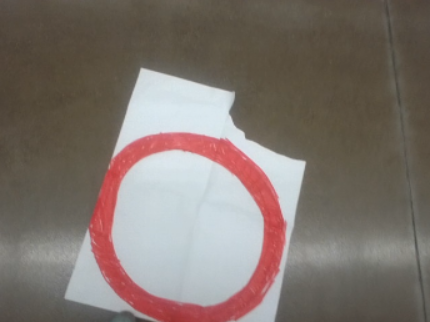
#> input picture droneStuff/lib/test_img.png, 430 x 322 px, found by its file name
$ python test.py
#> lines starting #> are read from the running program, lines starting #| are printed output that depends on the picture
import cv2
import numpy as np
from sklearn.neighbors import KNeighborsClassifier
from sklearn.model_selection import train_test_split
import matplotlib.pyplot as plt
import os

class Landing:
    def __init__(self):
        # Initialize
        self.knn_classifier = KNeighborsClassifier(n_neighbors=5)

        # Define sample images as class attributes
        self.test_img = cv2.imread("test_images/test_img.png")
#> self.test_img is the input picture: shape (322, 430, 3); mean B, G, R 109.5, 116, 127.2
        self.test_img2 = cv2.imread("test_images/test_img2.png")
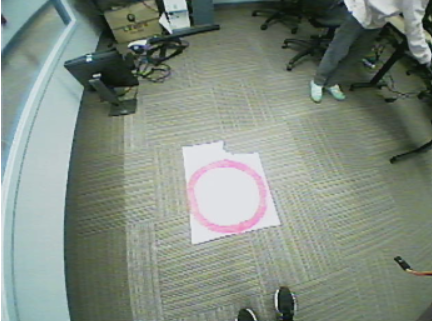
#> input picture droneStuff/lib/test_img2.png, 432 x 321 px, found by its file name
#> self.test_img2 is the input picture: shape (321, 432, 3); mean B, G, R 128.1, 139.1, 128.5
        self.sample_img = cv2.imread("test_images/Landing1/img65.png")
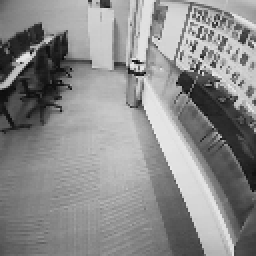
#> input picture droneStuff/lib/control1/img65.png, 128 x 128 px, found by its file name (shown 2 times larger)
#> self.sample_img is the input picture: shape (128, 128, 3); min 7, max 239, mean 139.2
        self.sample_img2 = cv2.imread("test_images/Landing2/img149.png")
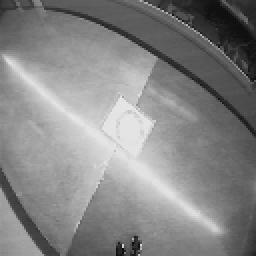
#> input picture droneStuff/lib/landing2/img149.png, 128 x 128 px, found by its file name (shown 2 times larger)
#> self.sample_img2 is the input picture: shape (128, 128, 3); min 6, max 232, mean 133.2
        self.sample_img3 = cv2.imread("test_images/Control4/img65.png")
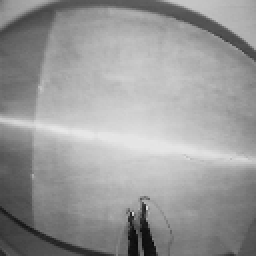
#> input picture droneStuff/lib/control4/img65.png, 128 x 128 px, found by its file name (shown 2 times larger)
#> self.sample_img3 is the input picture: shape (128, 128, 3); min 8, max 231, mean 153
        self.sample_img4 = cv2.imread("test_images/Control3/img14.png")
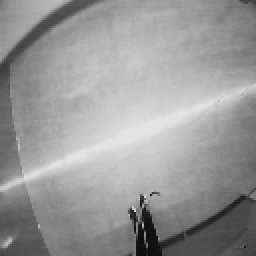
#> input picture droneStuff/lib/control4/img14.png, 128 x 128 px, found by its file name (shown 2 times larger)
#> self.sample_img4 is the input picture: shape (128, 128, 3); min 11, max 229, mean 152.6

    def load_and_preprocess_images_from_folder(self, folder):
#> called with folder = 'control1'
        images = []
        for filename in os.listdir(folder):
            img = cv2.imread(os.path.join(folder, filename), cv2.IMREAD_GRAYSCALE)
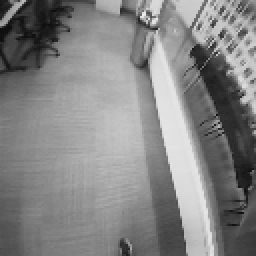
#> input picture droneStuff/lib/control1/img10.png, 128 x 128 px (shown 2 times larger)
#> img is the input picture: shape (128, 128); min 13, max 238, mean 132.3
            if img is not None:
                img = cv2.resize(img, (128, 128))  # Resize
                images.append(img.flatten())
        return images

    def train_knn_classifier(self):
        # Load and preprocess
        control_images1 = self.load_and_preprocess_images_from_folder("control1")
        control_images2 = self.load_and_preprocess_images_from_folder("control2")
        control_images3 = self.load_and_preprocess_images_from_folder("control3")
        control_images4 = self.load_and_preprocess_images_from_folder("control4")
        landing_images1 = self.load_and_preprocess_images_from_folder("landing1")
        landing_images2 = self.load_and_preprocess_images_from_folder("landing2")
        landing_images3 = self.load_and_preprocess_images_from_folder("landing3")
        landing_images4 = self.load_and_preprocess_images_from_folder("landing4")

        # Create labels; (0 for "control", 1 for "landing")
        control_labels1 = np.zeros(len(control_images1))
        control_labels2 = np.zeros(len(control_images2))
        control_labels3 = np.zeros(len(control_images3))
        control_labels4 = np.zeros(len(control_images4))
        landing_labels1 = np.ones(len(landing_images1))
        landing_labels2 = np.ones(len(landing_images2))
        landing_labels3 = np.ones(len(landing_images3))
        landing_labels4 = np.ones(len(landing_images4))

        # Combine
        X = np.array(
            control_images1 + control_images2 + control_images3 + control_images4 + landing_images1 + landing_images2 + landing_images3 + landing_images4)
        y = np.concatenate((control_labels1, control_labels2, control_labels3, control_labels4, landing_labels1,
                            landing_labels2, landing_labels3, landing_labels4))

        # Split the data into training and testing sets
        X_train, _, y_train, _ = train_test_split(X, y, test_size=0.2, random_state=42)

        # Train KNN classifier
        self.knn_classifier.fit(X_train, y_train)

    def detect_target(self, image):
        # Preprocess
        processed_image = cv2.cvtColor(image, cv2.COLOR_BGR2GRAY)
        processed_image = cv2.resize(processed_image, (128, 128))  # Adjust

        # Visualize the preprocessed image
        plt.imshow(processed_image, cmap='gray')
        plt.title('Preprocessed Image')
        plt.show()

        processed_image = processed_image.flatten().reshape(1, -1)

        # Use the KNN classifier to predict
        prediction = self.knn_classifier.predict(processed_image)

        # If the prediction is 1, target is detected
        if prediction == 1:
            alert_message = "Target detected, drop the package!"
            return alert_message
        else:
            return None

# Example usage:
landing_detector = Landing()
#> (the run stopped early here; a loop or call above may not have finished)
